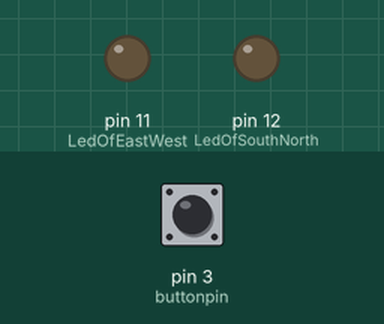
Simulated run of this sketch. Board: Arduino Uno, built with avr-gcc and run on an emulated ATmega328P. Shown: output pins drawn as LEDs (lit = HIGH). The test bench sets the inputs (shaded band); at power-on: pin 3 (buttonpin) LOW. What the sketch prints to the serial monitor is not drawn.

Above: at 10.5 s.
At 22.5 s:
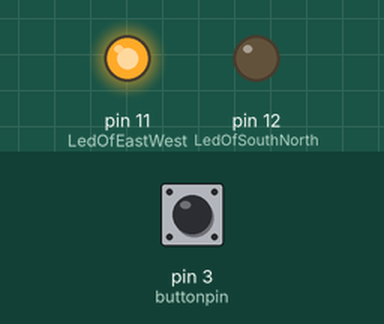
At 25.5 s:
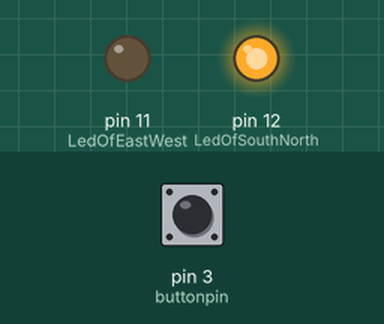
Timing chart, 0 to 35.1 s (numbered marks = the images above):
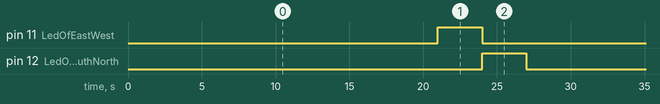

The sketch:

lab1.ino
```cpp
/*
 * 将模块与UNO控制器正确连接，切勿接错；
 * 程序效果：首先使得前方无障碍物，此时避障传感器为输出接口为低电平，将“NO”发送给上位机；
 *          将避障模块的红外探头对准障碍物，距离为3 – 30cm厘米以内，将“YES”发送给上位机；
 *          然后接受上位机信号，若为0，则设定LED 为输出接口为低电平灯灭，否则高电平灯亮
 */

int LedOfEastWest = 11;     //定义东西方向的LED 接口
int LedOfSouthNorth = 12;   //定义南北方向的LED 接口
int buttonpin = 3;          //定义避障传感器接口

int oldVal = LOW;           //定义避障传感器接口的数字变量val
int newVal = LOW;           //比oldval快一个loop

bool direct = 0;            //传感器检测的方向，0代表东西，1代表南北
int flag = 0;               //车辆计数
unsigned long startTime;    //时间槽的开始时间
const unsigned long timeInterval = 10000;   //检测车流量间隔10s

int len;                    // 上位机传下来的数据包长度
char dataBuffer[10];        // 上位机传下来的总数据内容：方向和绿灯时长
char timeFromUp[5];         // 上位机传下来的绿灯时长
int directFromUp;           // 上位机传下来的方向

int EastWestTime = 3000;    // 东西方向的绿灯时长
int SouthNorthTime = 3000;  // 南北方向的绿灯时长
int state = 0;              // 0代表检测东西方向的车流量，1代表检测南北方向的车流量，2代表显示两个方向的绿灯

void setup()
{
    pinMode(LedOfEastWest, OUTPUT);       //定义LedOfEastWest为输出接口
    pinMode(LedOfSouthNorth, OUTPUT);     //定义LedOfEastWest为输出接口
    pinMode(buttonpin, INPUT);            //定义避障传感器为输出接口
    Serial.begin(9600);                   //连接上位机，波特率为9600
    startTime = millis();
}

// 判断num的位数
int numLen(int num){
  if(num < 10){
    return 1;
  }
  else if(num < 100){
    return 2;
  }
  else if(num <1000){
    return 3;
  }
  else{
    return 1;
  }
}

//获取传感器的数据，每次有车辆通过则计数+1，时间间隔timeInterval
//间隔时间到，则进入数据处理
void get_sensor_data(){
        if (oldVal == LOW and newVal == HIGH){
            flag ++;
        }
        if(millis() - startTime >= timeInterval){
            put_data_to_up();
        }
}

//下位机对传感器数据的处理，包括编码、传输数据到上位机
//获取当前车辆数的长度，组装数据包，重置计数、时间，改变计数方向
void put_data_to_up(){
            int lenOfFlag = numLen(flag);
            Serial.print(lenOfFlag+2);
            Serial.print(flag);
            Serial.print(direct);

            // update
            direct = !direct;
            flag = 0;
            startTime = millis();
            state = state+1;
            if(state==2){
              delay(1000);
            }
}

//解析上位机数据包，更新亮灯时长
void analysis_data_from_up(){
        // 数据包内容解析
        len = Serial.read() - '0';
        Serial.readBytes(dataBuffer, len-1);
        dataBuffer[len-1] = '\0';
        directFromUp = dataBuffer[0] - '0';
        strcpy(timeFromUp, dataBuffer+1);
        timeFromUp[len-2] = '\0';

        // 更新两个方向的绿灯时长
        if(len > 0){
            if(directFromUp == 0){
                EastWestTime = atoi(timeFromUp) * 1000;
                if(EastWestTime < 3000){
                    EastWestTime = 3000;
                }
            } else if(directFromUp == 1){
                SouthNorthTime = atoi(timeFromUp) * 1000;
                if(SouthNorthTime < 3000){
                    SouthNorthTime = 3000;
                }
             } else{
                  EastWestTime = 1000;
                  SouthNorthTime = 1000;
             }
        }
}

//信号灯控制程序
void show_light(){
        // 东西方向绿灯亮
        digitalWrite(LedOfEastWest, HIGH);
        digitalWrite(LedOfSouthNorth, LOW);
        delay(EastWestTime);
        // 南北方向绿灯亮
        digitalWrite(LedOfSouthNorth, HIGH);
        digitalWrite(LedOfEastWest, LOW);
        delay(SouthNorthTime);
        // 重新回到车流量检测状态
        digitalWrite(LedOfSouthNorth, LOW);
        digitalWrite(LedOfEastWest, LOW);
        startTime = millis();
        state = 0;
}

void loop()
{
    // 接收传感器信号然后发送给上位机
    newVal = digitalRead(buttonpin); //将数字接口3的值读取赋给val

    // 检测东西方向车流量
    if(state == 0){
        get_sensor_data();
    }
    // 检测南北方向车流量
    else if(state == 1){
        get_sensor_data();

    }
    // 显示两个方向的绿灯
    else if(state == 2){
        show_light();
    }
    // 非法状态
    else{
      startTime = millis();
      state = 0;
    }
    // 更新接受传感器的旧数值
    oldVal = newVal;

    // 读取上位机传来的数据包
    if(Serial.available() > 0){
        analysis_data_from_up();
    }
}
```

Measured:
- by itself, pin 11 (LedOfEastWest), pin 12 (LedOfSouthNorth): alternates HIGH for 3.0 s and LOW for 24.0 s
- by itself, everything shown: repeats every 27.0 s, in 3 steps
